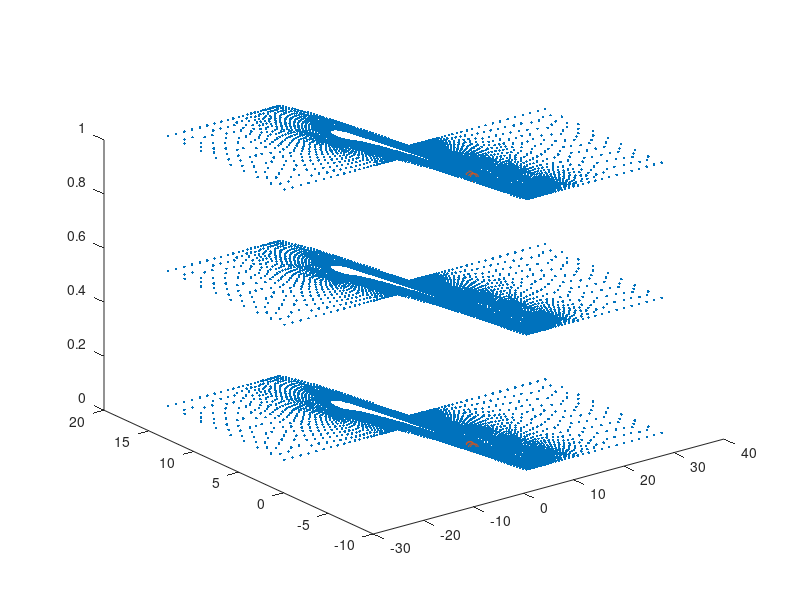

Recreate this plot in MATLAB.
clear;
load coords
sets = [448                 6832                 6831                  447                 6841                 6839                  455                  457];
plot3(coords(:,2),coords(:,3),coords(:,4),'.',...
    coords(sets,2),coords(sets,3),coords(sets,4),'o')
set(gca,'Clipping','off')